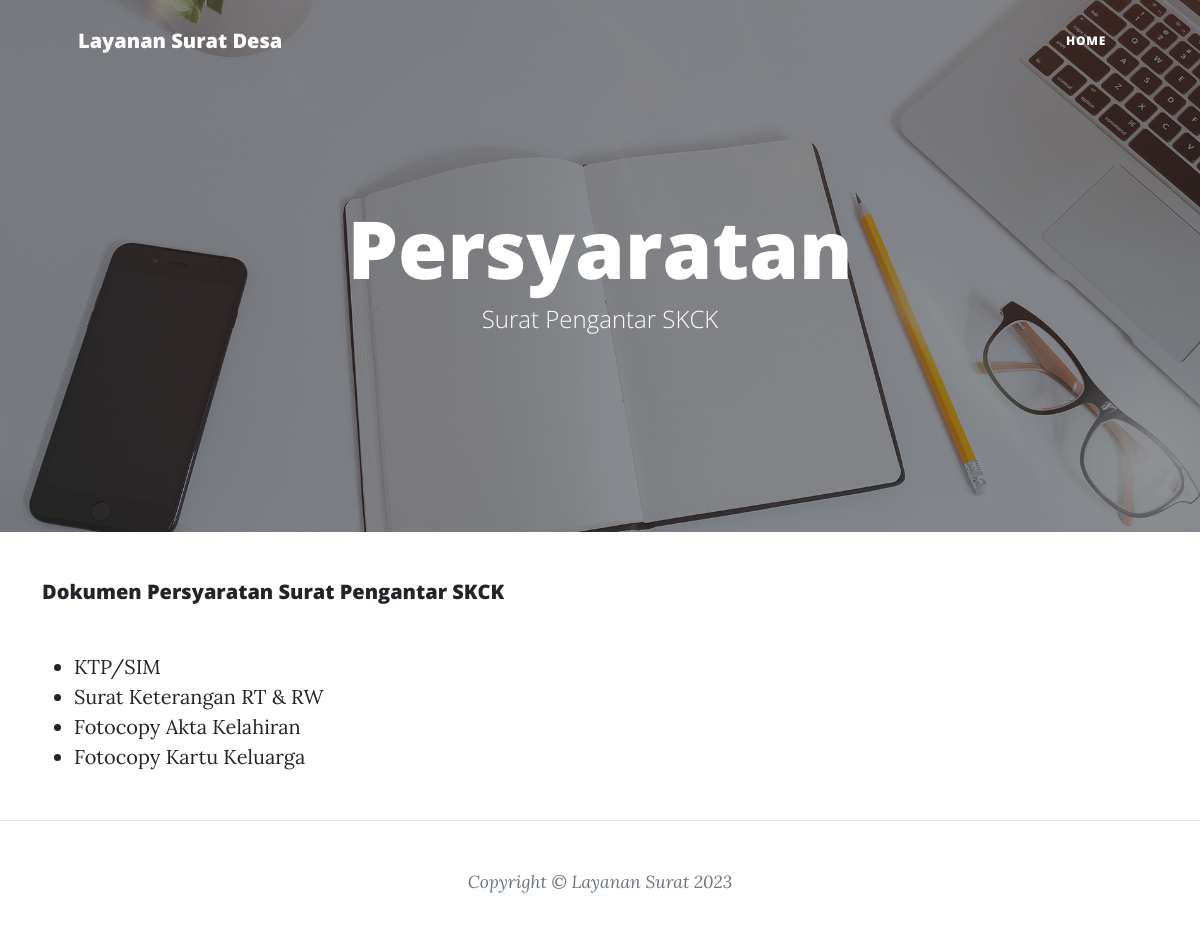
Page /layanan_surat/persyaratan/10 on the committed database.
### tables this page shows
CREATE TABLE `surat` (
  `id_surat` int(11) NOT NULL,
  `id_jenis_surat` int(11) NOT NULL,
  `nama_surat` varchar(255) NOT NULL,
  `file_surat` varchar(255) NOT NULL,
  `sedia_mandiri` enum('Ya','Tidak') NOT NULL,
  `status_surat` enum('Aktif','Nonaktif') NOT NULL,
  `created_at` timestamp NOT NULL DEFAULT current_timestamp(),
  `updated_at` datetime NOT NULL DEFAULT current_timestamp() ON UPDATE current_timestamp()
);

CREATE TABLE `surat_layanan` (
  `id_surat_layanan` int(11) NOT NULL,
  `id_syarat_surat` int(11) NOT NULL,
  `id_surat` int(11) NOT NULL
);

CREATE TABLE `syarat_surat` (
  `id_syarat_surat` int(11) NOT NULL,
  `nama_syarat_surat` varchar(255) NOT NULL
);

### application/controllers/Layanan_Surat.php (called while the page is built, shortened)
<?php
class Layanan_Surat extends CI_Controller
{
    public function __construct()
    {
        $this->load->model('m_surat');
        $this->load->model('m_syarat_surat');
        $this->load->model('m_jenis_surat');
        $this->load->model('m_surat_layanan');
    }
    public function persyaratan($id_surat)
    {
        $data = [
            'title' => 'Persyaratan',
            'syarat_surat' => $this->m_surat->getById($id_surat),
            'surat_layanan' => $this->m_surat_layanan->getByAll($id_surat)
        ];
        $this->load->view('site/persyaratan.php', $data);
    }
}

### index.php (called while the page is built, shortened)
<?php
require_once BASEPATH.'core/CodeIgniter.php';

### application/models/M_Surat.php (called while the page is built, shortened)
<?php
class M_Surat extends CI_Model
{
    public function getById($id_surat)
    {
        $query = $this->db->get_where('surat', array('id_surat' => $id_surat));
        return $query->row();
    }
}

### application/models/M_Surat_Layanan.php (called while the page is built, shortened)
<?php
class M_Surat_Layanan extends CI_Model
{
    private $_table = "surat_layanan";
    public function getByAll($id_surat)
    {
        $this->db->select('*');
        $this->db->from($this->_table);
        $this->db->join('syarat_surat', 'syarat_surat.id_syarat_surat = surat_layanan.id_syarat_surat');
        $this->db->join('surat', 'surat.id_surat = surat_layanan.id_surat');
        $this->db->where('surat_layanan.id_surat', $id_surat);
        $query = $this->db->get();
        return $query->result();
    }
}

### application/views/site/persyaratan.php (the view)
<!DOCTYPE html>
<html lang="en">
<head>
    <?php $this->load->view('layout/frontend/head.php'); ?>
</head>
<body>
    <?php $this->load->view('layout/frontend/nav.php') ?>
    <header class="masthead" style="background-image: url('<?= base_url('assets/frontend/img/home-bg.jpg') ?>')">
        <div class="container position-relative px-4 px-lg-5">
            <div class="row gx-4 gx-lg-5 justify-content-center">
                <div class="col-md-10 col-lg-8 col-xl-7">
                    <div class="site-heading">
                        <h1><?= $title ?></h1>
                        <span class="subheading"><?= $syarat_surat->nama_surat ?></span>
                    </div>
                </div>
            </div>
        </div>
    </header>
    <div class="container mb-5">
        <div class="title mb-5">
            <h5>Dokumen <?= $title; ?> <?php echo $syarat_surat->nama_surat; ?></h5>
        </div>
        <div class="">
            <ul>
                <?php foreach ($surat_layanan as $layanan) : ?>
                    <li><?php echo $layanan->nama_syarat_surat; ?></li>
                <?php endforeach; ?>
            </ul>
        </div>
    </div>
    <?php $this->load->view('layout/frontend/footer.php') ?>
</body>
</html>

### application/views/layout/frontend/head.php (shortened to what this page needs)
<link href="<?= base_url('assets/frontend/css/styles.css') ?>" rel="stylesheet" />

### application/views/layout/frontend/nav.php (shortened to what this page needs)
<nav class="navbar navbar-expand-lg navbar-light" id="mainNav">
    <div class="container px-4 px-lg-5">
        <a class="navbar-brand" href="<?= site_url('/') ?>">Layanan Surat Desa</a>
        <div class="collapse navbar-collapse" id="navbarResponsive">
            <ul class="navbar-nav ms-auto py-4 py-lg-0">
                <li class="nav-item"><a class="nav-link px-lg-3 py-3 py-lg-4" href="<?= site_url('/') ?>">Home</a></li>
            </ul>
        </div>
    </div>
</nav>

### application/views/layout/frontend/footer.php
<footer class="border-top">
    <div class="container px-4 px-lg-5">
        <div class="row gx-4 gx-lg-5 justify-content-center">
            <div class="col-md-10 col-lg-8 col-xl-7">
                <div class="small text-center text-muted fst-italic">Copyright &copy; Layanan Surat 2023</div>
            </div>
        </div>
    </div>
</footer>

### rows in the picture
surat: nama_surat "Surat Pengantar SKCK"
surat_layanan: id_syarat_surat.nama_syarat_surat "KTP/SIM"
surat_layanan: id_syarat_surat.nama_syarat_surat "Surat Keterangan RT & RW"
surat_layanan: id_syarat_surat.nama_syarat_surat "Fotocopy Akta Kelahiran"
surat_layanan: id_syarat_surat.nama_syarat_surat "Fotocopy Kartu Keluarga"

### other values in the picture
$title "Persyaratan"
